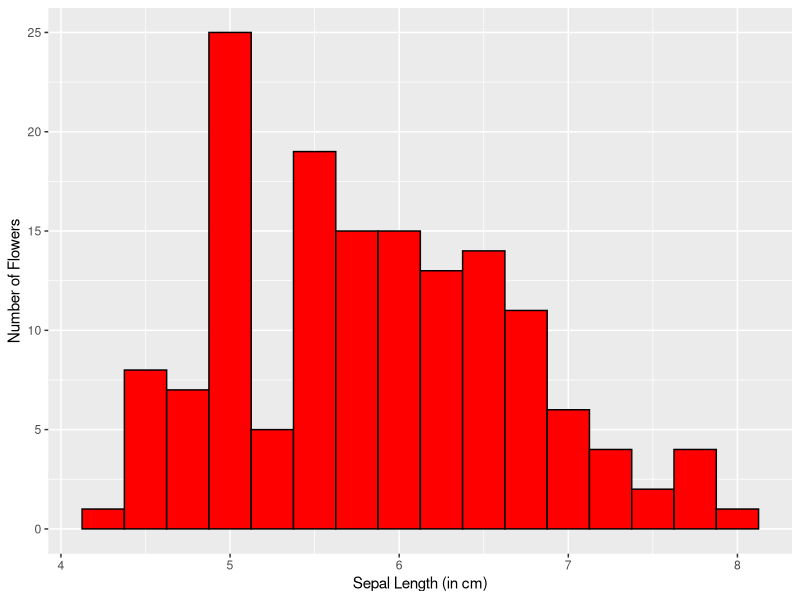
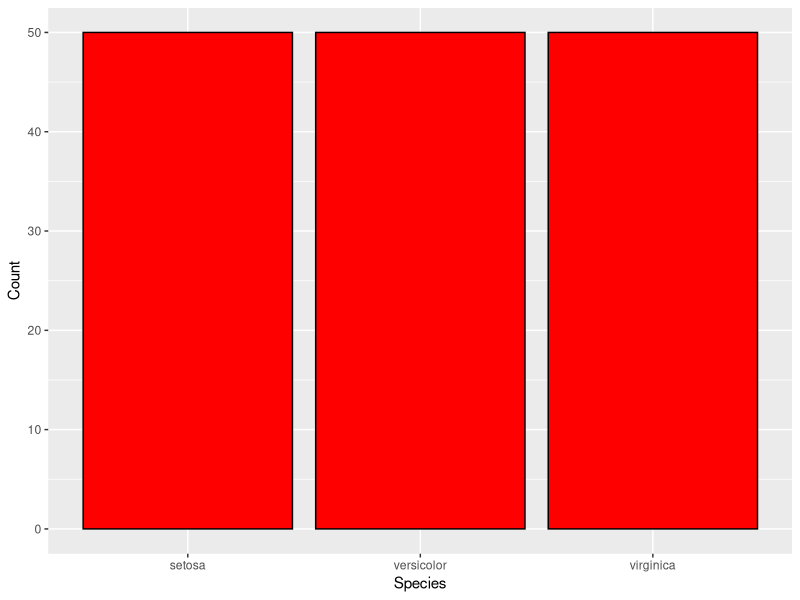
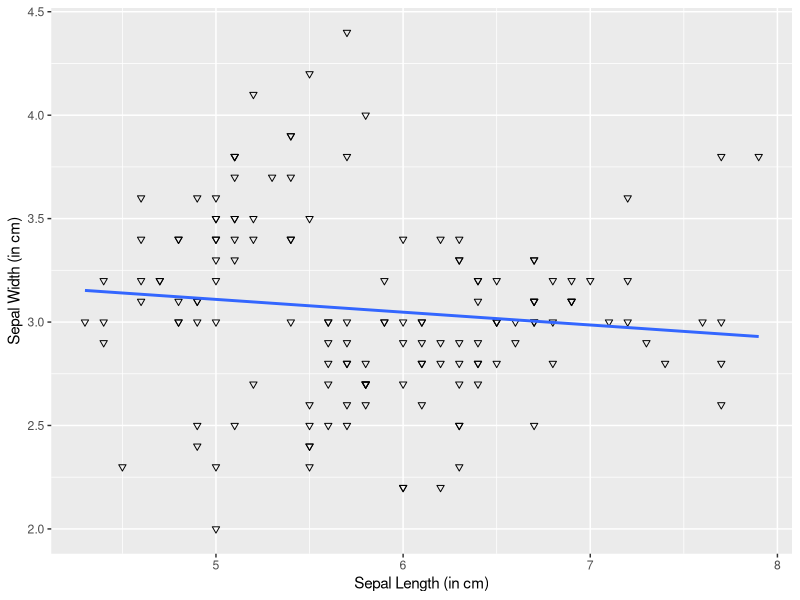
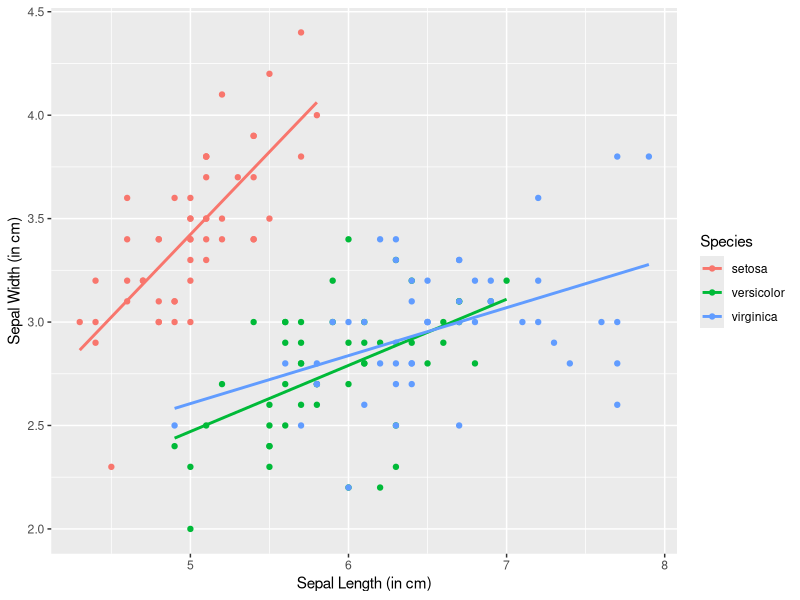
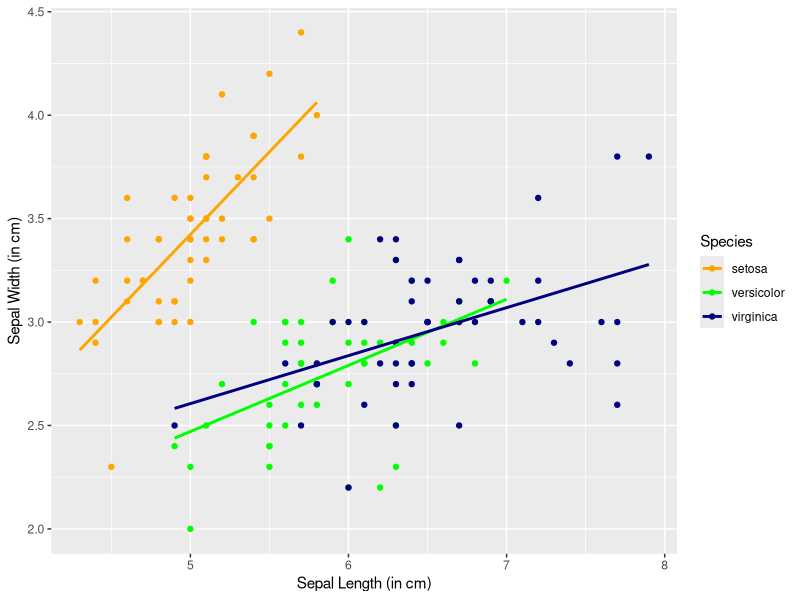
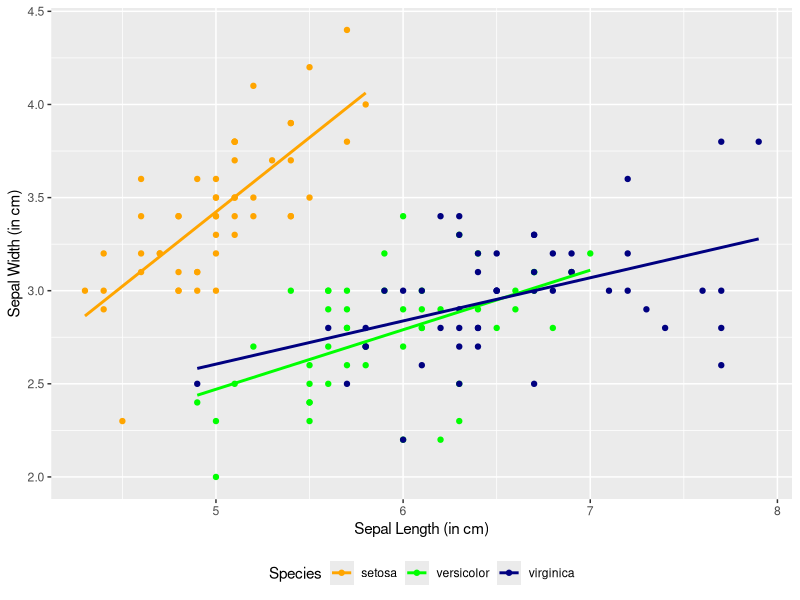
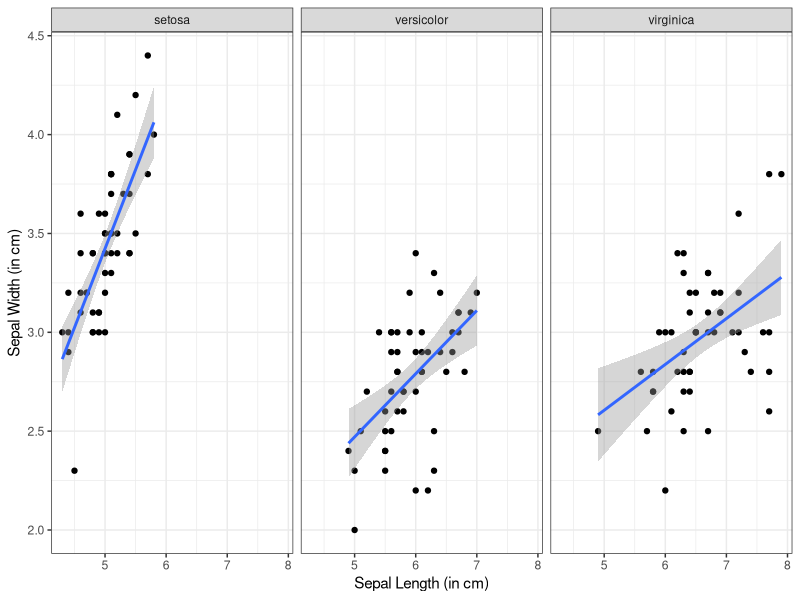
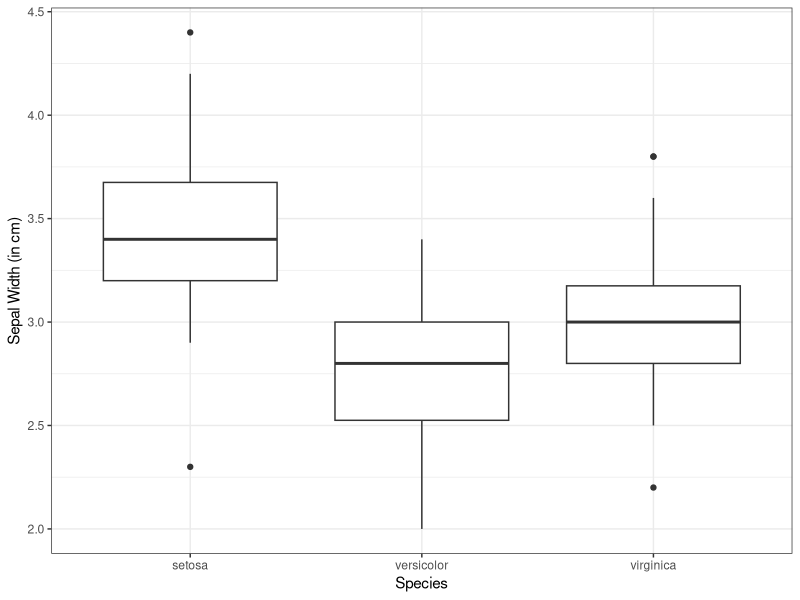

The R source for these figures, in order:
## ---- chunk 1
library(ggplot2)
## ---- chunk 2
data("iris")
## ---- chunk 3
ggplot(data = iris, mapping = aes(x = Sepal.Length)) + geom_histogram(binwidth = 0.25, fill = "red", color = "black") + labs(x = "Sepal Length (in cm)", y = "Number of Flowers")
## ---- chunk 4
ggplot(data = iris, mapping = aes(x = Species)) + geom_bar(fill = "red", color = "black") + labs(y = "Count")
## ---- chunk 5
ggplot(data = iris, mapping = aes(x = Sepal.Length, y = Sepal.Width)) + geom_point(shape = 6) + geom_smooth(method = lm, se = FALSE) + labs(x = "Sepal Length (in cm)", y = "Sepal Width (in cm)")
## ---- chunk 6
ggplot(data = iris, mapping = aes(x = Sepal.Length, y = Sepal.Width, color = Species)) + geom_point() + geom_smooth(method = lm, se = FALSE) + labs(x = "Sepal Length (in cm)", y = "Sepal Width (in cm)")
## ---- chunk 7
ggplot(data = iris, mapping = aes(x = Sepal.Length, y = Sepal.Width, color = Species)) + geom_point() + geom_smooth(method = lm, se = FALSE) + labs(x = "Sepal Length (in cm)", y = "Sepal Width (in cm)") + scale_color_manual(values = c("orange", "green", "navy"))
## ---- chunk 8
ggplot(data = iris, mapping = aes(x = Sepal.Length, y = Sepal.Width, color = Species)) + geom_point() + geom_smooth(method = lm, se = FALSE) + labs(x = "Sepal Length (in cm)", y = "Sepal Width (in cm)") + scale_color_manual(values = c("orange", "green", "navy")) + theme(legend.position = "bottom")
## ---- chunk 9
ggplot(data = iris, mapping = aes(x = Sepal.Length, y = Sepal.Width)) + geom_point() + geom_smooth(method = "lm", se = TRUE) + facet_wrap(~ Species) + labs(x = "Sepal Length (in cm)", y = "Sepal Width (in cm)") + theme_bw()
## ---- chunk 10
ggplot(data = iris, mapping = aes(x = Species, y = Sepal.Width)) + geom_boxplot() + theme_bw() + labs(y = "Sepal Width (in cm)")
